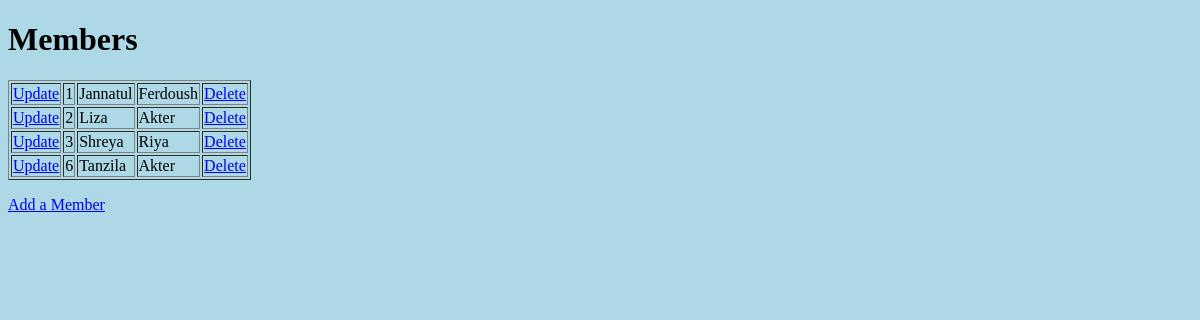
The app's page /first_app/, older data.
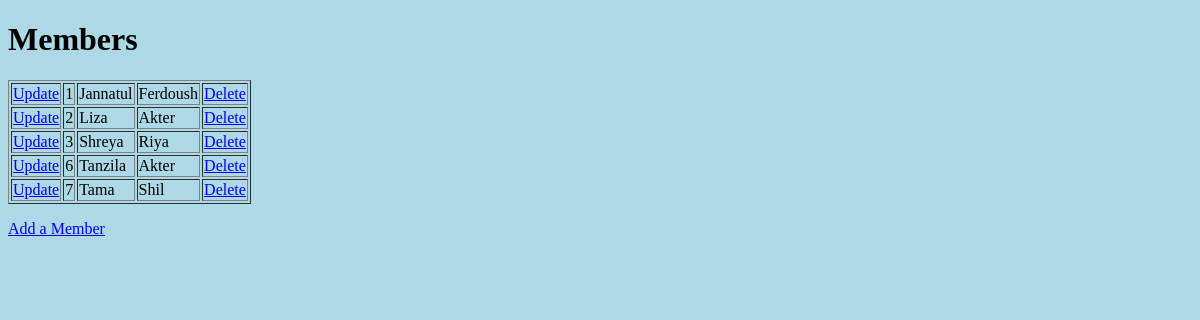
The same page, newer data.
### first_app/models.py (models this page shows)
class FirstApp(models.Model):
  firstname = models.CharField(max_length=255)
  lastname = models.CharField(max_length=255)

### first_app/views.py (the view)
# urls.py: path('', views.index, name='index'),
def index(request):
    mymembers = FirstApp.objects.all().values()
    template = loader.get_template('index.html')
    context = {
        'mymembers': mymembers,
    }
    return HttpResponse(template.render(context, request))

### first_app/templates/index.html
{% load static %}
<!DOCTYPE html>
<html>
<link rel="stylesheet" href="{% static 'myfirst.css' %}">
<body>
    <h1>Members</h1>
    <table border="1">
    {% for x in mymembers%}
    <tr>
        <td><a href="update/{{ x.id}}">Update</a></td>
        <td>{{ x.id}}</td>
        <td>{{ x.firstname}}</td>
        <td>{{ x.lastname}}</td>
        <td><a href="delete/{{ x.id}}">Delete</a> </td>
    </tr>
    {%endfor %}
    </table>
    <p>
    <a href="add/">Add a Member</a>
    </p>
</body>
</html>

### first_app/static/myfirst.css (style rules this page uses)
body { background-color: lightblue; font-family: Verdana; }

Row changes from the older to the newer data that the page shows:
added FirstApp: id "7", firstname "Tama", lastname "Shil"
